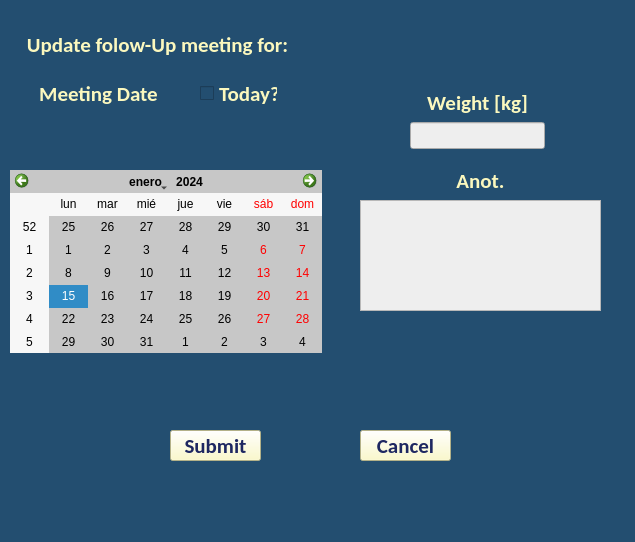
<?xml version="1.0" encoding="UTF-8"?>
<ui version="4.0">
 <class>update_FU</class>
 <widget class="QMainWindow" name="update_FU">
  <property name="geometry">
   <rect>
    <x>0</x>
    <y>0</y>
    <width>635</width>
    <height>542</height>
   </rect>
  </property>
  <property name="windowTitle">
   <string>MainWindow</string>
  </property>
  <property name="styleSheet">
   <string notr="true">background-color:#234E70;
color: #FBF8BE;</string>
  </property>
  <widget class="QWidget" name="centralwidget">
   <widget class="QLabel" name="label_3">
    <property name="geometry">
     <rect>
      <x>360</x>
      <y>170</y>
      <width>241</width>
      <height>21</height>
     </rect>
    </property>
    <property name="font">
     <font>
      <family>Calibri</family>
      <pointsize>16</pointsize>
      <weight>75</weight>
      <bold>true</bold>
     </font>
    </property>
    <property name="text">
     <string>Anot.</string>
    </property>
    <property name="alignment">
     <set>Qt::AlignCenter</set>
    </property>
   </widget>
   <widget class="QPushButton" name="cancel_button_2">
    <property name="geometry">
     <rect>
      <x>360</x>
      <y>430</y>
      <width>91</width>
      <height>31</height>
     </rect>
    </property>
    <property name="font">
     <font>
      <family>Calibri</family>
      <pointsize>16</pointsize>
      <weight>75</weight>
      <bold>true</bold>
     </font>
    </property>
    <property name="styleSheet">
     <string notr="true">QPushButton{
	background-color: #FBF8BE;

   color:#1E2761;
}</string>
    </property>
    <property name="text">
     <string>Cancel</string>
    </property>
   </widget>
   <widget class="QWidget" name="layoutWidget">
    <property name="geometry">
     <rect>
      <x>410</x>
      <y>90</y>
      <width>135</width>
      <height>59</height>
     </rect>
    </property>
    <layout class="QVBoxLayout" name="verticalLayout_3">
     <item>
      <widget class="QLabel" name="weight_label_2">
       <property name="font">
        <font>
         <family>Calibri</family>
         <pointsize>16</pointsize>
         <weight>75</weight>
         <bold>true</bold>
        </font>
       </property>
       <property name="text">
        <string>Weight [kg]</string>
       </property>
       <property name="alignment">
        <set>Qt::AlignCenter</set>
       </property>
      </widget>
     </item>
     <item>
      <widget class="QLineEdit" name="weight_edit_2">
       <property name="font">
        <font>
         <family>Calibri</family>
         <pointsize>12</pointsize>
        </font>
       </property>
       <property name="styleSheet">
        <string notr="true">QLineEdit{
	background-color: rgb(238, 238, 238);
color: rgb(0,0,0);
}
</string>
       </property>
      </widget>
     </item>
    </layout>
   </widget>
   <widget class="QWidget" name="layoutWidget_2">
    <property name="geometry">
     <rect>
      <x>21</x>
      <y>31</y>
      <width>551</width>
      <height>28</height>
     </rect>
    </property>
    <layout class="QHBoxLayout" name="horizontalLayout_4">
     <item>
      <widget class="QLabel" name="title_label_2">
       <property name="font">
        <font>
         <family>Calibri</family>
         <pointsize>16</pointsize>
         <weight>75</weight>
         <bold>true</bold>
        </font>
       </property>
       <property name="frameShadow">
        <enum>QFrame::Plain</enum>
       </property>
       <property name="text">
        <string>Update folow-Up meeting for:</string>
       </property>
       <property name="alignment">
        <set>Qt::AlignCenter</set>
       </property>
      </widget>
     </item>
     <item>
      <widget class="QLabel" name="name_label">
       <property name="font">
        <font>
         <family>Calibri</family>
         <pointsize>14</pointsize>
         <weight>75</weight>
         <bold>true</bold>
        </font>
       </property>
       <property name="frameShadow">
        <enum>QFrame::Plain</enum>
       </property>
       <property name="text">
        <string/>
       </property>
       <property name="alignment">
        <set>Qt::AlignLeading|Qt::AlignLeft|Qt::AlignVCenter</set>
       </property>
      </widget>
     </item>
    </layout>
   </widget>
   <widget class="QTextEdit" name="anoc_edit">
    <property name="geometry">
     <rect>
      <x>360</x>
      <y>200</y>
      <width>241</width>
      <height>111</height>
     </rect>
    </property>
    <property name="font">
     <font>
      <family>Calibri</family>
      <pointsize>12</pointsize>
     </font>
    </property>
    <property name="styleSheet">
     <string notr="true">QTextEdit{
	background-color: rgb(238, 238, 238);
color: rgb(0,0,0);
}
</string>
    </property>
   </widget>
   <widget class="QPushButton" name="sumbit_button">
    <property name="geometry">
     <rect>
      <x>170</x>
      <y>430</y>
      <width>91</width>
      <height>31</height>
     </rect>
    </property>
    <property name="font">
     <font>
      <family>Calibri</family>
      <pointsize>16</pointsize>
      <weight>75</weight>
      <bold>true</bold>
     </font>
    </property>
    <property name="styleSheet">
     <string notr="true">QPushButton{
	background-color: #FBF8BE;

   color:#1E2761;
}</string>
    </property>
    <property name="text">
     <string>Submit</string>
    </property>
   </widget>
   <widget class="QCalendarWidget" name="update_fu_calendarWidget">
    <property name="geometry">
     <rect>
      <x>10</x>
      <y>170</y>
      <width>312</width>
      <height>183</height>
     </rect>
    </property>
    <property name="styleSheet">
     <string notr="true">color: rgb(0, 0, 0);
background-color: rgb(199, 199, 199);
font: 75 9pt &quot;MS Shell Dlg 2&quot;;</string>
    </property>
    <property name="locale">
     <locale language="Spanish" country="Spain"/>
    </property>
   </widget>
   <widget class="QLabel" name="date_label">
    <property name="geometry">
     <rect>
      <x>70</x>
      <y>120</y>
      <width>175</width>
      <height>19</height>
     </rect>
    </property>
    <property name="font">
     <font>
      <pointsize>12</pointsize>
      <weight>75</weight>
      <bold>true</bold>
     </font>
    </property>
    <property name="text">
     <string/>
    </property>
    <property name="alignment">
     <set>Qt::AlignCenter</set>
    </property>
   </widget>
   <widget class="QCheckBox" name="today_CB_3">
    <property name="geometry">
     <rect>
      <x>200</x>
      <y>78</y>
      <width>78</width>
      <height>31</height>
     </rect>
    </property>
    <property name="font">
     <font>
      <family>Calibri</family>
      <pointsize>16</pointsize>
      <weight>75</weight>
      <bold>true</bold>
     </font>
    </property>
    <property name="text">
     <string>Today?</string>
    </property>
   </widget>
   <widget class="QLabel" name="deat_label_3">
    <property name="geometry">
     <rect>
      <x>38</x>
      <y>78</y>
      <width>121</width>
      <height>31</height>
     </rect>
    </property>
    <property name="font">
     <font>
      <family>Calibri</family>
      <pointsize>16</pointsize>
      <weight>75</weight>
      <bold>true</bold>
     </font>
    </property>
    <property name="text">
     <string>Meeting Date</string>
    </property>
    <property name="alignment">
     <set>Qt::AlignCenter</set>
    </property>
   </widget>
  </widget>
  <widget class="QMenuBar" name="menubar">
   <property name="geometry">
    <rect>
     <x>0</x>
     <y>0</y>
     <width>635</width>
     <height>21</height>
    </rect>
   </property>
  </widget>
  <widget class="QStatusBar" name="statusbar"/>
 </widget>
 <resources/>
 <connections/>
</ui>
